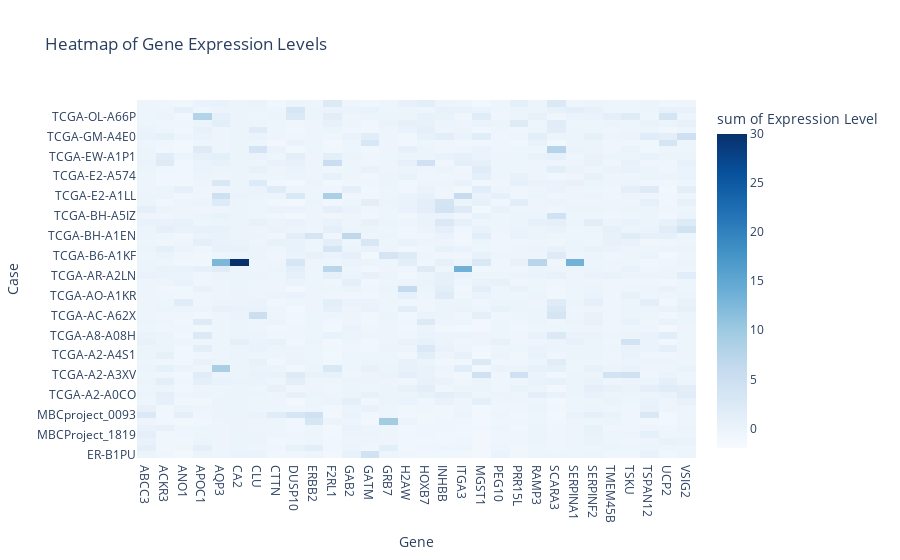

Notebook code cell kept with this figure:
### Code cell
heatmap = px.density_heatmap(
    unique_expression_melted,
    x="Gene",
    y="Case",
    z="Expression",
    color_continuous_scale="Blues",
    range_color=(-2, 30),
    title="Heatmap of Gene Expression Levels",
    labels={'Expression': 'Expression Level'}
)

heatmap.show()

# heatmap_file_path = 'heatmap.html'
# heatmap.write_html(heatmap_file_path)

### Figure 1 — Plotly figure (JSON) as saved in the notebook; plotly's stock layout.template omitted (floating-point values rounded to 4 significant figures; data arrays with more than 128 entries replaced by an {"elided": "..."} marker saying what was removed)
{"data": [{"coloraxis": "coloraxis", "histfunc": "sum", "hovertemplate": "Gene=%{x}<br>Case=%{y}<br>sum of Expression Level=%{z}<extra></extra>", "name": "", "type": "histogram2d", "x": {"elided": "1620 str values"}, "xaxis": "x", "xbingroup": "x", "y": {"elided": "1620 str values"}, "yaxis": "y", "ybingroup": "y", "z": {"elided": "1620 float values"}}], "layout": {"coloraxis": {"cmax": 30, "cmin": -2, "colorbar": {"title": {"text": "sum of Expression Level"}}, "colorscale": [[0, "rgb(247,251,255)"], [0.125, "rgb(222,235,247)"], [0.25, "rgb(198,219,239)"], [0.375, "rgb(158,202,225)"], [0.5, "rgb(107,174,214)"], [0.625, "rgb(66,146,198)"], [0.75, "rgb(33,113,181)"], [0.875, "rgb(8,81,156)"], [1, "rgb(8,48,107)"]]}, "legend": {"tracegroupgap": 0}, "title": {"text": "Heatmap of Gene Expression Levels"}, "xaxis": {"anchor": "y", "domain": [0, 1], "title": {"text": "Gene"}}, "yaxis": {"anchor": "x", "domain": [0, 1], "title": {"text": "Case"}}}}
